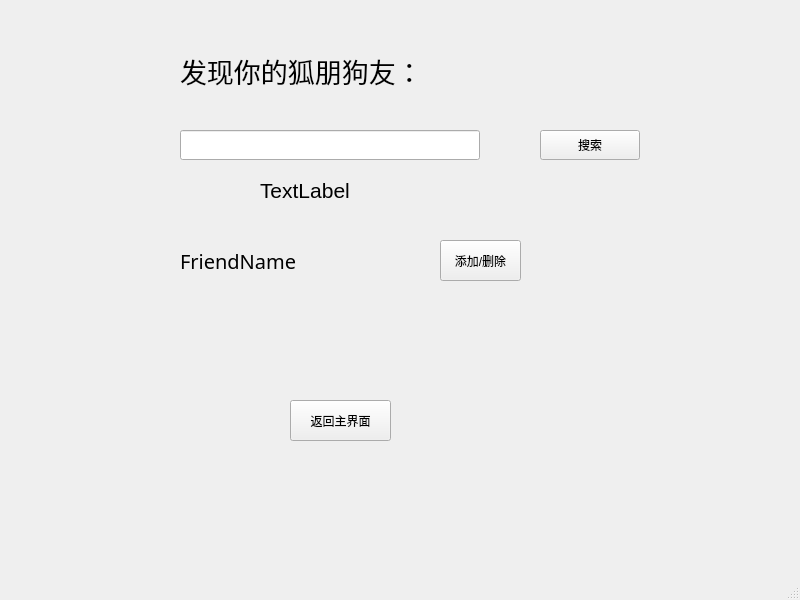
<?xml version="1.0" encoding="UTF-8"?>
<ui version="4.0">
 <class>MainWindow</class>
 <widget class="QMainWindow" name="MainWindow">
  <property name="geometry">
   <rect>
    <x>0</x>
    <y>0</y>
    <width>800</width>
    <height>600</height>
   </rect>
  </property>
  <property name="windowTitle">
   <string>MainWindow</string>
  </property>
  <widget class="QWidget" name="centralwidget">
   <widget class="QLineEdit" name="searchText">
    <property name="geometry">
     <rect>
      <x>180</x>
      <y>130</y>
      <width>300</width>
      <height>30</height>
     </rect>
    </property>
   </widget>
   <widget class="QPushButton" name="searchButton">
    <property name="geometry">
     <rect>
      <x>540</x>
      <y>130</y>
      <width>100</width>
      <height>30</height>
     </rect>
    </property>
    <property name="text">
     <string>搜索</string>
    </property>
   </widget>
   <widget class="QLabel" name="friendName">
    <property name="geometry">
     <rect>
      <x>180</x>
      <y>230</y>
      <width>201</width>
      <height>61</height>
     </rect>
    </property>
    <property name="font">
     <font>
      <family>幼圆</family>
      <pointsize>15</pointsize>
     </font>
    </property>
    <property name="text">
     <string>FriendName</string>
    </property>
   </widget>
   <widget class="QPushButton" name="addOrDelButton">
    <property name="geometry">
     <rect>
      <x>440</x>
      <y>240</y>
      <width>81</width>
      <height>41</height>
     </rect>
    </property>
    <property name="text">
     <string>添加/删除</string>
    </property>
   </widget>
   <widget class="QLabel" name="background">
    <property name="geometry">
     <rect>
      <x>0</x>
      <y>0</y>
      <width>800</width>
      <height>600</height>
     </rect>
    </property>
    <property name="styleSheet">
     <string notr="true">background:url(:/resource/BG4.jpg)</string>
    </property>
    <property name="text">
     <string/>
    </property>
   </widget>
   <widget class="QLabel" name="searchFailed">
    <property name="geometry">
     <rect>
      <x>260</x>
      <y>180</y>
      <width>141</width>
      <height>21</height>
     </rect>
    </property>
    <property name="font">
     <font>
      <pointsize>16</pointsize>
     </font>
    </property>
    <property name="text">
     <string>TextLabel</string>
    </property>
   </widget>
   <widget class="QLabel" name="title">
    <property name="geometry">
     <rect>
      <x>180</x>
      <y>40</y>
      <width>411</width>
      <height>61</height>
     </rect>
    </property>
    <property name="font">
     <font>
      <family>幼圆</family>
      <pointsize>20</pointsize>
     </font>
    </property>
    <property name="text">
     <string>发现你的狐朋狗友：</string>
    </property>
   </widget>
   <widget class="QPushButton" name="returnButton">
    <property name="geometry">
     <rect>
      <x>290</x>
      <y>400</y>
      <width>101</width>
      <height>41</height>
     </rect>
    </property>
    <property name="text">
     <string>返回主界面</string>
    </property>
   </widget>
   <zorder>background</zorder>
   <zorder>searchText</zorder>
   <zorder>searchButton</zorder>
   <zorder>friendName</zorder>
   <zorder>addOrDelButton</zorder>
   <zorder>searchFailed</zorder>
   <zorder>title</zorder>
   <zorder>returnButton</zorder>
  </widget>
  <widget class="QStatusBar" name="statusbar"/>
 </widget>
 <resources>
  <include location="general.qrc"/>
 </resources>
 <connections/>
</ui>
